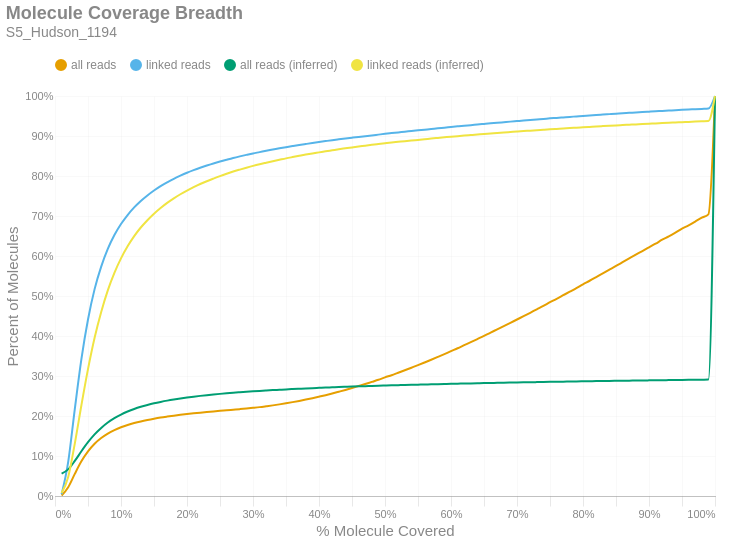

Notebook cell for this chart:
### Markdown cell above
### Molecule Read Coverage
This chart shows molecule coverage breadth as computed by the number of bases aligned to that molecule. In other words, "*how much of each unique long molecule is actually sequenced/aligned?*" Keep in mind there is a distinction between sequences and alignments, since some sequences belonging to a particular molecule may not align well and wouldn't appear in the alignment data. This chart also shows molecule coverage breadth as computed by the *inferred fragment* from which the aligned sequences originate. Unlike read coverage, this calculation takes into account the total insert size, including unsequenced gaps between the forward and reverse reads. Like the previous figures, these are cumulative percents.

### Code cell
if SKIPLR:
    print_html(f"Skipped")
else:
    binned_df = consolidated_hist(valids['coverage_bp'], mask, 0.01, True)
    binned_df_inf = consolidated_hist(valids['coverage_inserts'], mask, 0.01, True)
    binned_df = binned_df.with_columns(pl.lit(binned_df_inf['all reads (cumsum)']).alias('all reads (inferred)'))
    binned_df = binned_df.with_columns(pl.lit(binned_df_inf['linked reads (cumsum)']).alias('linked reads (inferred)'))
    binned_df = binned_df.with_columns(
        (pl.col('bin').cast(pl.Float64) + 0.01).alias('right_edge')
    )

    with SafeRender(binned_df):
        (
            density_plot(binned_df, 'Molecule Coverage Breadth', samplename, 'molcov', ['all reads (inferred)','linked reads (inferred)'])
            .encode(
                #x=alt.X('bin:Q', title="% Molecule Covered").axis(format = '%').scale(padding=0),
                x=alt.X('right_edge:Q', title="% Molecule Covered").axis(format='%').scale(padding=0),
                y=alt.Y('value:Q', title='Percent of Molecules')
                    .axis(format='%')
                    .stack(False)
                    .scale(domainMin=0, padding=0),
                color=alt.Color("key:N").scale(domain = ["all reads", "linked reads", "all reads (inferred)", "linked reads (inferred)"]),
                tooltip = [
                    alt.Tooltip("key:N", title = "Data Type"),
                    alt.Tooltip("range_label:N", title="% Molecule Covered"),
                    alt.Tooltip("value:Q", format = ".2%", title="% Molecules")
                ]
            )
        ).display()

### Figure 1 — Vega-Lite specification as saved in the notebook (floating-point values rounded to 4 significant figures)
{"width": "container", "height": 400, "config": {"title": {"anchor": "start", "dy": -15, "fontSize": 18, "color": "#888888", "subtitleColor": "#888888", "subtitleFontSize": 14}, "arc": {"fill": "#0072B2"}, "axis": {"domainColor": "#888888", "domainWidth": 0.5, "gridWidth": 0.2, "grid": false, "titleFontWeight": 400, "titleFontSize": 15, "labelFontSize": 11, "labelColor": "#888888", "tickColor": "#888888", "tickWidth": 0.2, "titleColor": "#888888"}, "axisBand": {"grid": false}, "axisX": {"grid": true, "tickSize": 10, "domainCap": "round"}, "axisY": {"domain": false, "grid": true, "tickSize": 0, "domainCap": "round"}, "background": "transparent", "header": {"labelFontSize": 15, "labelColor": "#888888", "titleFontSize": 15, "titleFontWeight": 600, "titleColor": "#888888"}, "legend": {"labelFont": "sans-serif", "labelFontSize": 12, "labelColor": "#888888", "symbolSize": 100, "symbolType": "circle", "titleFontSize": 12, "titlePadding": 10, "titleColor": "#888888", "title": null, "orient": "top"}, "range": {"category": ["#E69F00", "#56B4E9", "#009E73", "#F0E442", "#0072B2", "#D55E00", "#CC79A7", "#000000"], "diverging": ["#cfe8f3", "#a2d4ec", "#73bfe2", "#46abdb", "#1696d2", "#12719e"]}, "area": {"fill": "#0072B2", "fillOpacity": 0.7, "line": true, "strokeOpacity": 0.7}, "line": {"color": "#0072B2", "stroke": "#0072B2", "strokeWidth": 2}, "trail": {"color": "#0072B2", "stroke": "#0072B2", "strokeWidth": 0, "size": 1}, "point": {"filled": true, "fillOpacity": 1.0, "size": 95}, "text": {"color": "#888888", "fontSize": 11, "align": "right", "fontWeight": 400, "size": 11}, "bar": {"fill": "#0072B2", "stroke": null}, "view": {"stroke": null, "continuousWidth": 660, "continuousHeight": 400}}, "data": {"name": "data-9546ea6367ccf8f2414a728acb664935"}, "mark": {"type": "line", "interpolate": "monotone", "point": {"opacity": 0, "size": 275}}, "encoding": {"color": {"field": "key", "scale": {"domain": ["all reads", "linked reads", "all reads (inferred)", "linked reads (inferred)"]}, "type": "nominal"}, "tooltip": [{"field": "key", "title": "Data Type", "type": "nominal"}, {"field": "range_label", "title": "% Molecule Covered", "type": "nominal"}, {"field": "value", "format": ".2%", "title": "% Molecules", "type": "quantitative"}], "x": {"axis": {"format": "%"}, "field": "right_edge", "scale": {"padding": 0}, "title": "% Molecule Covered", "type": "quantitative"}, "y": {"axis": {"format": "%"}, "field": "value", "scale": {"domainMin": 0, "padding": 0}, "stack": false, "title": "Percent of Molecules", "type": "quantitative"}}, "params": [{"name": "param_c36ac31b6afebe62", "select": {"type": "point", "fields": ["key"]}, "bind": "legend"}], "title": {"text": "Molecule Coverage Breadth", "subtitle": "S5_Hudson_1194"}, "transform": [{"fold": ["all reads (cumsum)", "linked reads (cumsum)", "all reads (inferred)", "linked reads (inferred)"]}, {"calculate": "replace(datum.key, ' (cumsum)', '')", "as": "key"}, {"filter": {"param": "param_c36ac31b6afebe62"}}], "usermeta": {"embedOptions": {"downloadFileName": "S5_Hudson_1194.molcov"}}, "$schema": "https://vega.github.io/schema/vega-lite/v6.1.0.json", "datasets": {"data-9546ea6367ccf8f2414a728acb664935": [{"bin": "0.0", "interval": "0.0-0.01", "all reads": 0.001224, "linked reads": 0.004146, "all reads (cumsum)": 0.001224, "linked reads (cumsum)": 0.004146, "range_label": "0.0-0.01", "all reads (inferred)": 0.05592, "linked reads (inferred)": 0.007305, "right_edge": 0.01}, {"bin": "0.01", "interval": "0.01-0.02", "all reads": 0.02086, "linked reads": 0.08129, "all reads (cumsum)": 0.02209, "linked reads (cumsum)": 0.08544, "range_label": "0.01-0.02", "all reads (inferred)": 0.0666, "linked reads (inferred)": 0.04774, "right_edge": 0.02}, {"bin": "0.02", "interval": "0.02-0.03", "all reads": 0.03331, "linked reads": 0.1321, "all reads (cumsum)": 0.05539, "linked reads (cumsum)": 0.2175, "range_label": "0.02-0.03", "all reads (inferred)": 0.08772, "linked reads (inferred)": 0.1311, "right_edge": 0.03}, {"bin": "0.03", "interval": "0.03-0.04", "all reads": 0.03132, "linked reads": 0.1248, "all reads (cumsum)": 0.08672, "linked reads (cumsum)": 0.3423, "range_label": "0.03-0.04", "all reads (inferred)": 0.1118, "linked reads (inferred)": 0.2269, "right_edge": 0.04}, {"bin": "0.04", "interval": "0.04-0.05", "all reads": 0.02486, "linked reads": 0.09895, "all reads (cumsum)": 0.1116, "linked reads (cumsum)": 0.4412, "range_label": "0.04-0.05", "all reads (inferred)": 0.1344, "linked reads (inferred)": 0.317, "right_edge": 0.05}, {"bin": "0.05", "interval": "0.05-0.06", "all reads": 0.01911, "linked reads": 0.07595, "all reads (cumsum)": 0.1307, "linked reads (cumsum)": 0.5172, "range_label": "0.05-0.06", "all reads (inferred)": 0.154, "linked reads (inferred)": 0.3955, "right_edge": 0.06}, {"bin": "0.06", "interval": "0.06-0.07", "all reads": 0.01423, "linked reads": 0.05637, "all reads (cumsum)": 0.1449, "linked reads (cumsum)": 0.5735, "range_label": "0.06-0.07", "all reads (inferred)": 0.1702, "linked reads (inferred)": 0.4601, "right_edge": 0.07}, {"bin": "0.07", "interval": "0.07-0.08", "all reads": 0.01113, "linked reads": 0.04416, "all reads (cumsum)": 0.156, "linked reads (cumsum)": 0.6177, "range_label": "0.07-0.08", "all reads (inferred)": 0.1837, "linked reads (inferred)": 0.5142, "right_edge": 0.08}, {"bin": "0.08", "interval": "0.08-0.09", "all reads": 0.008749, "linked reads": 0.03462, "all reads (cumsum)": 0.1648, "linked reads (cumsum)": 0.6523, "range_label": "0.08-0.09", "all reads (inferred)": 0.1946, "linked reads (inferred)": 0.5579, "right_edge": 0.09}, {"bin": "0.09", "interval": "0.09-0.1", "all reads": 0.007009, "linked reads": 0.02758, "all reads (cumsum)": 0.1718, "linked reads (cumsum)": 0.6799, "range_label": "0.09-0.1", "all reads (inferred)": 0.2037, "linked reads (inferred)": 0.5942, "right_edge": 0.1}, {"bin": "0.1", "interval": "0.1-0.11", "all reads": 0.005709, "linked reads": 0.02252, "all reads (cumsum)": 0.1775, "linked reads (cumsum)": 0.7024, "range_label": "0.1-0.11", "all reads (inferred)": 0.2112, "linked reads (inferred)": 0.6242, "right_edge": 0.11}, {"bin": "0.11", "interval": "0.11-0.12", "all reads": 0.004846, "linked reads": 0.01902, "all reads (cumsum)": 0.1824, "linked reads (cumsum)": 0.7214, "range_label": "0.11-0.12", "all reads (inferred)": 0.2176, "linked reads (inferred)": 0.6497, "right_edge": 0.12}, {"bin": "0.12", "interval": "0.12-0.13", "all reads": 0.004117, "linked reads": 0.01608, "all reads (cumsum)": 0.1865, "linked reads (cumsum)": 0.7375, "range_label": "0.12-0.13", "all reads (inferred)": 0.223, "linked reads (inferred)": 0.6713, "right_edge": 0.13}, {"bin": "0.13", "interval": "0.13-0.14", "all reads": 0.003545, "linked reads": 0.01385, "all reads (cumsum)": 0.19, "linked reads (cumsum)": 0.7514, "range_label": "0.13-0.14", "all reads (inferred)": 0.2276, "linked reads (inferred)": 0.6895, "right_edge": 0.14}, {"bin": "0.14", "interval": "0.14-0.15", "all reads": 0.003156, "linked reads": 0.01232, "all reads (cumsum)": 0.1932, "linked reads (cumsum)": 0.7637, "range_label": "0.14-0.15", "all reads (inferred)": 0.2317, "linked reads (inferred)": 0.7058, "right_edge": 0.15}, {"bin": "0.15", "interval": "0.15-0.16", "all reads": 0.002844, "linked reads": 0.01097, "all reads (cumsum)": 0.196, "linked reads (cumsum)": 0.7747, "range_label": "0.15-0.16", "all reads (inferred)": 0.2352, "linked reads (inferred)": 0.72, "right_edge": 0.16}, {"bin": "0.16", "interval": "0.16-0.17", "all reads": 0.002475, "linked reads": 0.009523, "all reads (cumsum)": 0.1985, "linked reads (cumsum)": 0.7842, "range_label": "0.16-0.17", "all reads (inferred)": 0.2384, "linked reads (inferred)": 0.7328, "right_edge": 0.17}, {"bin": "0.17", "interval": "0.17-0.18", "all reads": 0.002323, "linked reads": 0.00882, "all reads (cumsum)": 0.2008, "linked reads (cumsum)": 0.793, "range_label": "0.17-0.18", "all reads (inferred)": 0.2413, "linked reads (inferred)": 0.7441, "right_edge": 0.18}, {"bin": "0.18", "interval": "0.18-0.19", "all reads": 0.002075, "linked reads": 0.007771, "all reads (cumsum)": 0.2029, "linked reads (cumsum)": 0.8008, "range_label": "0.18-0.19", "all reads (inferred)": 0.2439, "linked reads (inferred)": 0.7544, "right_edge": 0.19}, {"bin": "0.19", "interval": "0.19-0.2", "all reads": 0.001949, "linked reads": 0.007245, "all reads (cumsum)": 0.2048, "linked reads (cumsum)": 0.808, "range_label": "0.19-0.2", "all reads (inferred)": 0.2462, "linked reads (inferred)": 0.7637, "right_edge": 0.2}, {"bin": "0.2", "interval": "0.2-0.21", "all reads": 0.001781, "linked reads": 0.006545, "all reads (cumsum)": 0.2066, "linked reads (cumsum)": 0.8146, "range_label": "0.2-0.21", "all reads (inferred)": 0.2483, "linked reads (inferred)": 0.7721, "right_edge": 0.21}, {"bin": "0.21", "interval": "0.21-0.22", "all reads": 0.001682, "linked reads": 0.006025, "all reads (cumsum)": 0.2083, "linked reads (cumsum)": 0.8206, "range_label": "0.21-0.22", "all reads (inferred)": 0.2503, "linked reads (inferred)": 0.7799, "right_edge": 0.22}, {"bin": "0.22", "interval": "0.22-0.23", "all reads": 0.001589, "linked reads": 0.005549, "all reads (cumsum)": 0.2099, "linked reads (cumsum)": 0.8261, "range_label": "0.22-0.23", "all reads (inferred)": 0.2521, "linked reads (inferred)": 0.787, "right_edge": 0.23}, {"bin": "0.23", "interval": "0.23-0.24", "all reads": 0.001529, "linked reads": 0.005271, "all reads (cumsum)": 0.2114, "linked reads (cumsum)": 0.8314, "range_label": "0.23-0.24", "all reads (inferred)": 0.2537, "linked reads (inferred)": 0.7935, "right_edge": 0.24}, {"bin": "0.24", "interval": "0.24-0.25", "all reads": 0.00146, "linked reads": 0.004745, "all reads (cumsum)": 0.2129, "linked reads (cumsum)": 0.8362, "range_label": "0.24-0.25", "all reads (inferred)": 0.2553, "linked reads (inferred)": 0.7997, "right_edge": 0.25}, {"bin": "0.25", "interval": "0.25-0.26", "all reads": 0.001415, "linked reads": 0.004545, "all reads (cumsum)": 0.2143, "linked reads (cumsum)": 0.8407, "range_label": "0.25-0.26", "all reads (inferred)": 0.2568, "linked reads (inferred)": 0.8056, "right_edge": 0.26}, {"bin": "0.26", "interval": "0.26-0.27", "all reads": 0.001439, "linked reads": 0.00439, "all reads (cumsum)": 0.2157, "linked reads (cumsum)": 0.8451, "range_label": "0.26-0.27", "all reads (inferred)": 0.2582, "linked reads (inferred)": 0.8111, "right_edge": 0.27}, {"bin": "0.27", "interval": "0.27-0.28", "all reads": 0.001436, "linked reads": 0.003992, "all reads (cumsum)": 0.2172, "linked reads (cumsum)": 0.8491, "range_label": "0.27-0.28", "all reads (inferred)": 0.2594, "linked reads (inferred)": 0.816, "right_edge": 0.28}, {"bin": "0.28", "interval": "0.28-0.29", "all reads": 0.001517, "linked reads": 0.003759, "all reads (cumsum)": 0.2187, "linked reads (cumsum)": 0.8528, "range_label": "0.28-0.29", "all reads (inferred)": 0.2606, "linked reads (inferred)": 0.8208, "right_edge": 0.29}, {"bin": "0.29", "interval": "0.29-0.3", "all reads": 0.001688, "linked reads": 0.003609, "all reads (cumsum)": 0.2204, "linked reads (cumsum)": 0.8565, "range_label": "0.29-0.3", "all reads (inferred)": 0.2618, "linked reads (inferred)": 0.8253, "right_edge": 0.3}, {"bin": "0.3", "interval": "0.3-0.31", "all reads": 0.001803, "linked reads": 0.003224, "all reads (cumsum)": 0.2222, "linked reads (cumsum)": 0.8597, "range_label": "0.3-0.31", "all reads (inferred)": 0.2628, "linked reads (inferred)": 0.8294, "right_edge": 0.31}, {"bin": "0.31", "interval": "0.31-0.32", "all reads": 0.002142, "linked reads": 0.003315, "all reads (cumsum)": 0.2243, "linked reads (cumsum)": 0.863, "range_label": "0.31-0.32", "all reads (inferred)": 0.2638, "linked reads (inferred)": 0.8332, "right_edge": 0.32}, {"bin": "0.32", "interval": "0.32-0.33", "all reads": 0.002248, "linked reads": 0.003027, "all reads (cumsum)": 0.2266, "linked reads (cumsum)": 0.866, "range_label": "0.32-0.33", "all reads (inferred)": 0.2647, "linked reads (inferred)": 0.8369, "right_edge": 0.33}, {"bin": "0.33", "interval": "0.33-0.34", "all reads": 0.002507, "linked reads": 0.003144, "all reads (cumsum)": 0.2291, "linked reads (cumsum)": 0.8692, "range_label": "0.33-0.34", "all reads (inferred)": 0.2656, "linked reads (inferred)": 0.8405, "right_edge": 0.34}, {"bin": "0.34", "interval": "0.34-0.35", "all reads": 0.002656, "linked reads": 0.002873, "all reads (cumsum)": 0.2317, "linked reads (cumsum)": 0.872, "range_label": "0.34-0.35", "all reads (inferred)": 0.2665, "linked reads (inferred)": 0.844, "right_edge": 0.35}, {"bin": "0.35", "interval": "0.35-0.36", "all reads": 0.002921, "linked reads": 0.002742, "all reads (cumsum)": 0.2347, "linked reads (cumsum)": 0.8748, "range_label": "0.35-0.36", "all reads (inferred)": 0.2673, "linked reads (inferred)": 0.8473, "right_edge": 0.36}, {"bin": "0.36", "interval": "0.36-0.37", "all reads": 0.003064, "linked reads": 0.002678, "all reads (cumsum)": 0.2377, "linked reads (cumsum)": 0.8775, "range_label": "0.36-0.37", "all reads (inferred)": 0.2681, "linked reads (inferred)": 0.8504, "right_edge": 0.37}, {"bin": "0.37", "interval": "0.37-0.38", "all reads": 0.003294, "linked reads": 0.002531, "all reads (cumsum)": 0.241, "linked reads (cumsum)": 0.88, "range_label": "0.37-0.38", "all reads (inferred)": 0.2689, "linked reads (inferred)": 0.8535, "right_edge": 0.38}, {"bin": "0.38", "interval": "0.38-0.39", "all reads": 0.003474, "linked reads": 0.002496, "all reads (cumsum)": 0.2445, "linked reads (cumsum)": 0.8825, "range_label": "0.38-0.39", "all reads (inferred)": 0.2697, "linked reads (inferred)": 0.8564, "right_edge": 0.39}, {"bin": "0.39", "interval": "0.39-0.4", "all reads": 0.003753, "linked reads": 0.002402, "all reads (cumsum)": 0.2482, "linked reads (cumsum)": 0.8849, "range_label": "0.39-0.4", "all reads (inferred)": 0.2704, "linked reads (inferred)": 0.8591, "right_edge": 0.4}, {"bin": "0.4", "interval": "0.4-0.41", "all reads": 0.003879, "linked reads": 0.002357, "all reads (cumsum)": 0.2521, "linked reads (cumsum)": 0.8872, "range_label": "0.4-0.41", "all reads (inferred)": 0.271, "linked reads (inferred)": 0.8618, "right_edge": 0.41}, {"bin": "0.41", "interval": "0.41-0.42", "all reads": 0.004165, "linked reads": 0.002311, "all reads (cumsum)": 0.2563, "linked reads (cumsum)": 0.8896, "range_label": "0.41-0.42", "all reads (inferred)": 0.2717, "linked reads (inferred)": 0.8643, "right_edge": 0.42}, {"bin": "0.42", "interval": "0.42-0.43", "all reads": 0.004395, "linked reads": 0.002125, "all reads (cumsum)": 0.2607, "linked reads (cumsum)": 0.8917, "range_label": "0.42-0.43", "all reads (inferred)": 0.2723, "linked reads (inferred)": 0.8669, "right_edge": 0.43}, {"bin": "0.43", "interval": "0.43-0.44", "all reads": 0.004467, "linked reads": 0.002071, "all reads (cumsum)": 0.2651, "linked reads (cumsum)": 0.8938, "range_label": "0.43-0.44", "all reads (inferred)": 0.2729, "linked reads (inferred)": 0.8692, "right_edge": 0.44}, {"bin": "0.44", "interval": "0.44-0.45", "all reads": 0.004718, "linked reads": 0.002028, "all reads (cumsum)": 0.2699, "linked reads (cumsum)": 0.8958, "range_label": "0.44-0.45", "all reads (inferred)": 0.2735, "linked reads (inferred)": 0.8715, "right_edge": 0.45}, {"bin": "0.45", "interval": "0.45-0.46", "all reads": 0.004994, "linked reads": 0.001978, "all reads (cumsum)": 0.2749, "linked reads (cumsum)": 0.8978, "range_label": "0.45-0.46", "all reads (inferred)": 0.2741, "linked reads (inferred)": 0.8737, "right_edge": 0.46}, {"bin": "0.46", "interval": "0.46-0.47", "all reads": 0.005027, "linked reads": 0.001845, "all reads (cumsum)": 0.2799, "linked reads (cumsum)": 0.8996, "range_label": "0.46-0.47", "all reads (inferred)": 0.2746, "linked reads (inferred)": 0.8757, "right_edge": 0.47}, {"bin": "0.47", "interval": "0.47-0.48", "all reads": 0.00534, "linked reads": 0.001839, "all reads (cumsum)": 0.2852, "linked reads (cumsum)": 0.9014, "range_label": "0.47-0.48", "all reads (inferred)": 0.2752, "linked reads (inferred)": 0.8778, "right_edge": 0.48}, {"bin": "0.48", "interval": "0.48-0.49", "all reads": 0.005306, "linked reads": 0.002, "all reads (cumsum)": 0.2905, "linked reads (cumsum)": 0.9034, "range_label": "0.48-0.49", "all reads (inferred)": 0.2757, "linked reads (inferred)": 0.8798, "right_edge": 0.49}, {"bin": "0.49", "interval": "0.49-0.5", "all reads": 0.006143, "linked reads": 0.001984, "all reads (cumsum)": 0.2967, "linked reads (cumsum)": 0.9054, "range_label": "0.49-0.5", "all reads (inferred)": 0.2762, "linked reads (inferred)": 0.8817, "right_edge": 0.5}, {"bin": "0.5", "interval": "0.5-0.51", "all reads": 0.005287, "linked reads": 0.001784, "all reads (cumsum)": 0.302, "linked reads (cumsum)": 0.9072, "range_label": "0.5-0.51", "all reads (inferred)": 0.2766, "linked reads (inferred)": 0.8836, "right_edge": 0.51}, {"bin": "0.51", "interval": "0.51-0.52", "all reads": 0.006205, "linked reads": 0.001756, "all reads (cumsum)": 0.3082, "linked reads (cumsum)": 0.909, "range_label": "0.51-0.52", "all reads (inferred)": 0.2771, "linked reads (inferred)": 0.8853, "right_edge": 0.52}, {"bin": "0.52", "interval": "0.52-0.53", "all reads": 0.006134, "linked reads": 0.00171, "all reads (cumsum)": 0.3143, "linked reads (cumsum)": 0.9107, "range_label": "0.52-0.53", "all reads (inferred)": 0.2775, "linked reads (inferred)": 0.8871, "right_edge": 0.53}, {"bin": "0.53", "interval": "0.53-0.54", "all reads": 0.006399, "linked reads": 0.001756, "all reads (cumsum)": 0.3207, "linked reads (cumsum)": 0.9124, "range_label": "0.53-0.54", "all reads (inferred)": 0.278, "linked reads (inferred)": 0.8887, "right_edge": 0.54}, {"bin": "0.54", "interval": "0.54-0.55", "all reads": 0.006421, "linked reads": 0.001728, "all reads (cumsum)": 0.3271, "linked reads (cumsum)": 0.9142, "range_label": "0.54-0.55", "all reads (inferred)": 0.2784, "linked reads (inferred)": 0.8903, "right_edge": 0.55}, {"bin": "0.55", "interval": "0.55-0.56", "all reads": 0.006712, "linked reads": 0.001688, "all reads (cumsum)": 0.3338, "linked reads (cumsum)": 0.9158, "range_label": "0.55-0.56", "all reads (inferred)": 0.2788, "linked reads (inferred)": 0.8919, "right_edge": 0.56}, {"bin": "0.56", "interval": "0.56-0.57", "all reads": 0.006828, "linked reads": 0.001657, "all reads (cumsum)": 0.3407, "linked reads (cumsum)": 0.9175, "range_label": "0.56-0.57", "all reads (inferred)": 0.2792, "linked reads (inferred)": 0.8936, "right_edge": 0.57}, {"bin": "0.57", "interval": "0.57-0.58", "all reads": 0.006979, "linked reads": 0.001762, "all reads (cumsum)": 0.3476, "linked reads (cumsum)": 0.9193, "range_label": "0.57-0.58", "all reads (inferred)": 0.2796, "linked reads (inferred)": 0.8952, "right_edge": 0.58}, {"bin": "0.58", "interval": "0.58-0.59", "all reads": 0.007115, "linked reads": 0.001553, "all reads (cumsum)": 0.3547, "linked reads (cumsum)": 0.9208, "range_label": "0.58-0.59", "all reads (inferred)": 0.28, "linked reads (inferred)": 0.8967, "right_edge": 0.59}, {"bin": "0.59", "interval": "0.59-0.6", "all reads": 0.007401, "linked reads": 0.001676, "all reads (cumsum)": 0.3621, "linked reads (cumsum)": 0.9225, "range_label": "0.59-0.6", "all reads (inferred)": 0.2804, "linked reads (inferred)": 0.8982, "right_edge": 0.6}, {"bin": "0.6", "interval": "0.6-0.61", "all reads": 0.00717, "linked reads": 0.001613, "all reads (cumsum)": 0.3693, "linked reads (cumsum)": 0.9241, "range_label": "0.6-0.61", "all reads (inferred)": 0.2808, "linked reads (inferred)": 0.8996, "right_edge": 0.61}, {"bin": "0.61", "interval": "0.61-0.62", "all reads": 0.007687, "linked reads": 0.001571, "all reads (cumsum)": 0.377, "linked reads (cumsum)": 0.9257, "range_label": "0.61-0.62", "all reads (inferred)": 0.2812, "linked reads (inferred)": 0.901, "right_edge": 0.62}, {"bin": "0.62", "interval": "0.62-0.63", "all reads": 0.007622, "linked reads": 0.001448, "all reads (cumsum)": 0.3846, "linked reads (cumsum)": 0.9271, "range_label": "0.62-0.63", "all reads (inferred)": 0.2815, "linked reads (inferred)": 0.9024, "right_edge": 0.63}, {"bin": "0.63", "interval": "0.63-0.64", "all reads": 0.007765, "linked reads": 0.001547, "all reads (cumsum)": 0.3924, "linked reads (cumsum)": 0.9287, "range_label": "0.63-0.64", "all reads (inferred)": 0.2819, "linked reads (inferred)": 0.9037, "right_edge": 0.64}, {"bin": "0.64", "interval": "0.64-0.65", "all reads": 0.00784, "linked reads": 0.001488, "all reads (cumsum)": 0.4002, "linked reads (cumsum)": 0.9302, "range_label": "0.64-0.65", "all reads (inferred)": 0.2822, "linked reads (inferred)": 0.9051, "right_edge": 0.65}, {"bin": "0.65", "interval": "0.65-0.66", "all reads": 0.008292, "linked reads": 0.001484, "all reads (cumsum)": 0.4085, "linked reads (cumsum)": 0.9316, "range_label": "0.65-0.66", "all reads (inferred)": 0.2826, "linked reads (inferred)": 0.9063, "right_edge": 0.66}, {"bin": "0.66", "interval": "0.66-0.67", "all reads": 0.007984, "linked reads": 0.001454, "all reads (cumsum)": 0.4165, "linked reads (cumsum)": 0.9331, "range_label": "0.66-0.67", "all reads (inferred)": 0.2829, "linked reads (inferred)": 0.9076, "right_edge": 0.67}, {"bin": "0.67", "interval": "0.67-0.68", "all reads": 0.008107, "linked reads": 0.001416, "all reads (cumsum)": 0.4246, "linked reads (cumsum)": 0.9345, "range_label": "0.67-0.68", "all reads (inferred)": 0.2832, "linked reads (inferred)": 0.9089, "right_edge": 0.68}, {"bin": "0.68", "interval": "0.68-0.69", "all reads": 0.00819, "linked reads": 0.00142, "all reads (cumsum)": 0.4328, "linked reads (cumsum)": 0.9359, "range_label": "0.68-0.69", "all reads (inferred)": 0.2835, "linked reads (inferred)": 0.91, "right_edge": 0.69}, {"bin": "0.69", "interval": "0.69-0.7", "all reads": 0.008424, "linked reads": 0.001343, "all reads (cumsum)": 0.4412, "linked reads (cumsum)": 0.9373, "range_label": "0.69-0.7", "all reads (inferred)": 0.2838, "linked reads (inferred)": 0.9112, "right_edge": 0.7}, {"bin": "0.7", "interval": "0.7-0.71", "all reads": 0.00831, "linked reads": 0.001347, "all reads (cumsum)": 0.4495, "linked reads (cumsum)": 0.9386, "range_label": "0.7-0.71", "all reads (inferred)": 0.2841, "linked reads (inferred)": 0.9123, "right_edge": 0.71}, {"bin": "0.71", "interval": "0.71-0.72", "all reads": 0.008517, "linked reads": 0.001426, "all reads (cumsum)": 0.4581, "linked reads (cumsum)": 0.9401, "range_label": "0.71-0.72", "all reads (inferred)": 0.2844, "linked reads (inferred)": 0.9134, "right_edge": 0.72}, {"bin": "0.72", "interval": "0.72-0.73", "all reads": 0.008755, "linked reads": 0.001335, "all reads (cumsum)": 0.4668, "linked reads (cumsum)": 0.9414, "range_label": "0.72-0.73", "all reads (inferred)": 0.2847, "linked reads (inferred)": 0.9144, "right_edge": 0.73}, {"bin": "0.73", "interval": "0.73-0.74", "all reads": 0.008556, "linked reads": 0.001282, "all reads (cumsum)": 0.4754, "linked reads (cumsum)": 0.9427, "range_label": "0.73-0.74", "all reads (inferred)": 0.285, "linked reads (inferred)": 0.9156, "right_edge": 0.74}, {"bin": "0.74", "interval": "0.74-0.75", "all reads": 0.009125, "linked reads": 0.001426, "all reads (cumsum)": 0.4845, "linked reads (cumsum)": 0.9441, "range_label": "0.74-0.75", "all reads (inferred)": 0.2853, "linked reads (inferred)": 0.9167, "right_edge": 0.75}, {"bin": "0.75", "interval": "0.75-0.76", "all reads": 0.008537, "linked reads": 0.001165, "all reads (cumsum)": 0.493, "linked reads (cumsum)": 0.9453, "range_label": "0.75-0.76", "all reads (inferred)": 0.2856, "linked reads (inferred)": 0.9177, "right_edge": 0.76}, {"bin": "0.76", "interval": "0.76-0.77", "all reads": 0.008893, "linked reads": 0.001262, "all reads (cumsum)": 0.5019, "linked reads (cumsum)": 0.9465, "range_label": "0.76-0.77", "all reads (inferred)": 0.2859, "linked reads (inferred)": 0.9188, "right_edge": 0.77}, {"bin": "0.77", "interval": "0.77-0.78", "all reads": 0.008918, "linked reads": 0.00127, "all reads (cumsum)": 0.5108, "linked reads (cumsum)": 0.9478, "range_label": "0.77-0.78", "all reads (inferred)": 0.2861, "linked reads (inferred)": 0.9198, "right_edge": 0.78}, {"bin": "0.78", "interval": "0.78-0.79", "all reads": 0.009013, "linked reads": 0.001192, "all reads (cumsum)": 0.5199, "linked reads (cumsum)": 0.949, "range_label": "0.78-0.79", "all reads (inferred)": 0.2864, "linked reads (inferred)": 0.9208, "right_edge": 0.79}, {"bin": "0.79", "interval": "0.79-0.8", "all reads": 0.009495, "linked reads": 0.001242, "all reads (cumsum)": 0.5293, "linked reads (cumsum)": 0.9502, "range_label": "0.79-0.8", "all reads (inferred)": 0.2867, "linked reads (inferred)": 0.9218, "right_edge": 0.8}, {"bin": "0.8", "interval": "0.8-0.81", "all reads": 0.008783, "linked reads": 0.001091, "all reads (cumsum)": 0.5381, "linked reads (cumsum)": 0.9513, "range_label": "0.8-0.81", "all reads (inferred)": 0.2869, "linked reads (inferred)": 0.9228, "right_edge": 0.81}, {"bin": "0.81", "interval": "0.81-0.82", "all reads": 0.009192, "linked reads": 0.00122, "all reads (cumsum)": 0.5473, "linked reads (cumsum)": 0.9525, "range_label": "0.81-0.82", "all reads (inferred)": 0.2872, "linked reads (inferred)": 0.9238, "right_edge": 0.82}, {"bin": "0.82", "interval": "0.82-0.83", "all reads": 0.009337, "linked reads": 0.001081, "all reads (cumsum)": 0.5567, "linked reads (cumsum)": 0.9536, "range_label": "0.82-0.83", "all reads (inferred)": 0.2875, "linked reads (inferred)": 0.9247, "right_edge": 0.83}, {"bin": "0.83", "interval": "0.83-0.84", "all reads": 0.009224, "linked reads": 0.001069, "all reads (cumsum)": 0.5659, "linked reads (cumsum)": 0.9547, "range_label": "0.83-0.84", "all reads (inferred)": 0.2877, "linked reads (inferred)": 0.9257, "right_edge": 0.84}, {"bin": "0.84", "interval": "0.84-0.85", "all reads": 0.009204, "linked reads": 0.001071, "all reads (cumsum)": 0.5751, "linked reads (cumsum)": 0.9558, "range_label": "0.84-0.85", "all reads (inferred)": 0.2879, "linked reads (inferred)": 0.9266, "right_edge": 0.85}, {"bin": "0.85", "interval": "0.85-0.86", "all reads": 0.009413, "linked reads": 0.001129, "all reads (cumsum)": 0.5845, "linked reads (cumsum)": 0.9569, "range_label": "0.85-0.86", "all reads (inferred)": 0.2882, "linked reads (inferred)": 0.9274, "right_edge": 0.86}, {"bin": "0.86", "interval": "0.86-0.87", "all reads": 0.009436, "linked reads": 0.001018, "all reads (cumsum)": 0.5939, "linked reads (cumsum)": 0.9579, "range_label": "0.86-0.87", "all reads (inferred)": 0.2884, "linked reads (inferred)": 0.9282, "right_edge": 0.87}, {"bin": "0.87", "interval": "0.87-0.88", "all reads": 0.00934, "linked reads": 0.001075, "all reads (cumsum)": 0.6033, "linked reads (cumsum)": 0.959, "range_label": "0.87-0.88", "all reads (inferred)": 0.2886, "linked reads (inferred)": 0.929, "right_edge": 0.88}, {"bin": "0.88", "interval": "0.88-0.89", "all reads": 0.009128, "linked reads": 0.0009761, "all reads (cumsum)": 0.6124, "linked reads (cumsum)": 0.96, "range_label": "0.88-0.89", "all reads (inferred)": 0.2888, "linked reads (inferred)": 0.9298, "right_edge": 0.89}, {"bin": "0.89", "interval": "0.89-0.9", "all reads": 0.00943, "linked reads": 0.0009285, "all reads (cumsum)": 0.6218, "linked reads (cumsum)": 0.9609, "range_label": "0.89-0.9", "all reads (inferred)": 0.2891, "linked reads (inferred)": 0.9307, "right_edge": 0.9}, {"bin": "0.9", "interval": "0.9-0.91", "all reads": 0.008835, "linked reads": 0.0009185, "all reads (cumsum)": 0.6307, "linked reads (cumsum)": 0.9618, "range_label": "0.9-0.91", "all reads (inferred)": 0.2893, "linked reads (inferred)": 0.9314, "right_edge": 0.91}, {"bin": "0.91", "interval": "0.91-0.92", "all reads": 0.01012, "linked reads": 0.000861, "all reads (cumsum)": 0.6408, "linked reads (cumsum)": 0.9627, "range_label": "0.91-0.92", "all reads (inferred)": 0.2895, "linked reads (inferred)": 0.9323, "right_edge": 0.92}, {"bin": "0.92", "interval": "0.92-0.93", "all reads": 0.008386, "linked reads": 0.0009046, "all reads (cumsum)": 0.6492, "linked reads (cumsum)": 0.9636, "range_label": "0.92-0.93", "all reads (inferred)": 0.2898, "linked reads (inferred)": 0.9331, "right_edge": 0.93}, {"bin": "0.93", "interval": "0.93-0.94", "all reads": 0.00922, "linked reads": 0.0009265, "all reads (cumsum)": 0.6584, "linked reads (cumsum)": 0.9645, "range_label": "0.93-0.94", "all reads (inferred)": 0.29, "linked reads (inferred)": 0.9338, "right_edge": 0.94}, {"bin": "0.94", "interval": "0.94-0.95", "all reads": 0.01, "linked reads": 0.0008789, "all reads (cumsum)": 0.6684, "linked reads (cumsum)": 0.9654, "range_label": "0.94-0.95", "all reads (inferred)": 0.2902, "linked reads (inferred)": 0.9346, "right_edge": 0.95}, {"bin": "0.95", "interval": "0.95-0.96", "all reads": 0.008291, "linked reads": 0.0008015, "all reads (cumsum)": 0.6767, "linked reads (cumsum)": 0.9662, "range_label": "0.95-0.96", "all reads (inferred)": 0.2904, "linked reads (inferred)": 0.9353, "right_edge": 0.96}, {"bin": "0.96", "interval": "0.96-0.97", "all reads": 0.009503, "linked reads": 0.0007539, "all reads (cumsum)": 0.6862, "linked reads (cumsum)": 0.9669, "range_label": "0.96-0.97", "all reads (inferred)": 0.2906, "linked reads (inferred)": 0.9361, "right_edge": 0.97}, {"bin": "0.97", "interval": "0.97-0.98", "all reads": 0.009531, "linked reads": 0.0007936, "all reads (cumsum)": 0.6957, "linked reads (cumsum)": 0.9677, "range_label": "0.97-0.98", "all reads (inferred)": 0.2909, "linked reads (inferred)": 0.9368, "right_edge": 0.98}, {"bin": "0.98", "interval": "0.98-0.99", "all reads": 0.008438, "linked reads": 0.0008114, "all reads (cumsum)": 0.7042, "linked reads (cumsum)": 0.9685, "range_label": "0.98-0.99", "all reads (inferred)": 0.2911, "linked reads (inferred)": 0.9375, "right_edge": 0.99}, {"bin": "0.99", "interval": "0.99-1.0", "all reads": 0.2958, "linked reads": 0.03146, "all reads (cumsum)": 1.0, "linked reads (cumsum)": 1.0, "range_label": "0.99-1.0", "all reads (inferred)": 1.0, "linked reads (inferred)": 1.0, "right_edge": 1.0}]}}
